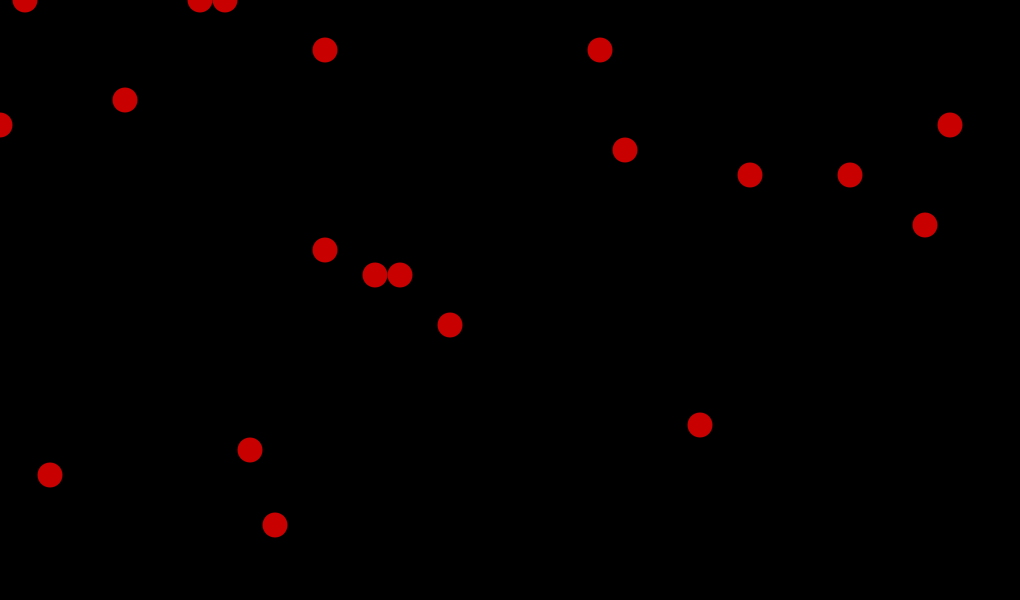
Frame 1 (no input)
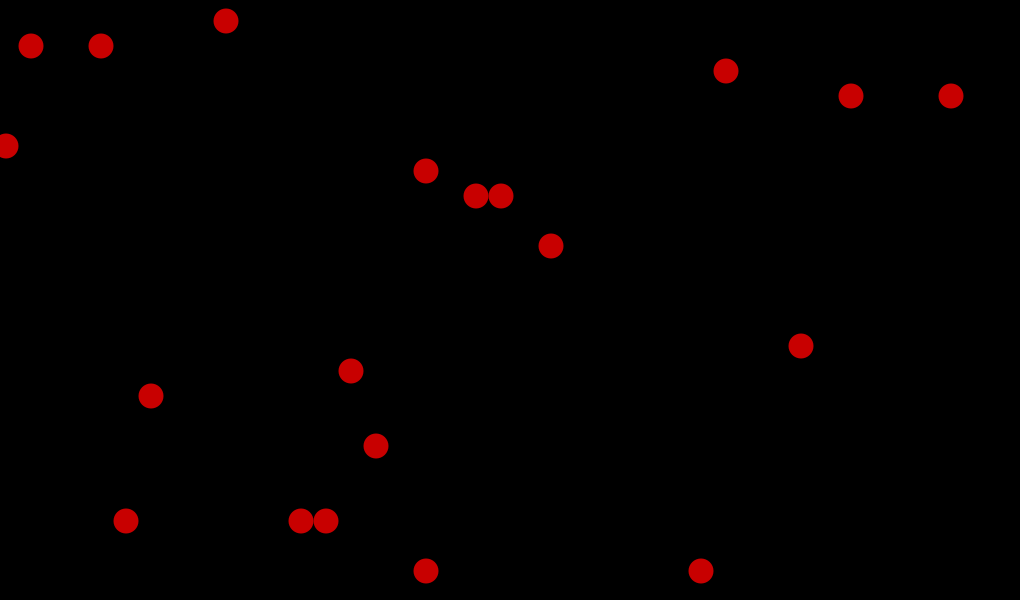
Frame 60 (the mouse pressed at the canvas centre just before this capture)
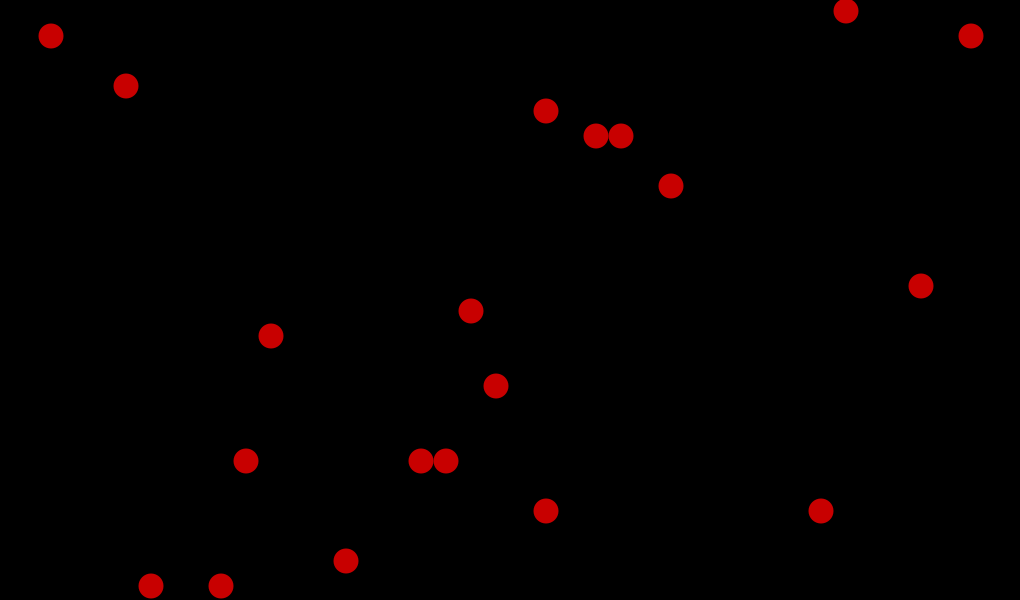
Frame 120 (the mouse held since frame 60 and released just before this capture)

The Processing sketch that drew these frames (run headless with seeded random() and noise(); from frame 60 on, the mouse is pressed at the canvas centre):

// Processing sketch: Exercise05
// ── Exercise05.pde
//Whack a mole

int moleSize = 25;

int x = 0;
int y = 0; 

Moles[] moles = new Moles[20];


void setup () {
  size(1020, 600); 

  for (int i = 0; i < moles.length; i++) {
    int x = floor(random(0, width/moleSize));
    int y = floor(random(0,height/moleSize));
    
    moles[i] = new Moles(x * moleSize, y * moleSize, moleSize);
  }
}

void draw() {
  background(0); 
  
  for (int i = 0; i < moles.length; i++) {
  
 moles[i].display();
 moles[i].update();
  }
}
// ── Hammer.pde


class Hammer {
  
  
  
}
// ── Moles.pde

class Moles {
  //Size of the moles
  int moleSize = 25;
  //Number of moles
  //int moles = n; 
  int x;
  int y;
  //Color of regular moles and "golden" moles, which are worth more points
  color moleColor = color(200, 0, 0);
  color  specialColor = color(252, 136, 12);

  Moles(int _x, int _y, int _moleSize) {
    x = _x;
    y = _y;
    moleSize = _moleSize;
  }

  void update() {

    
    float xMove = noise(-1, 2);
    float yMove = noise(-1, 2);
    x += moleSize * xMove;
    y += moleSize * yMove;


    if (x < 0) {
      x += width;
    } else if (x >= width) {
      x -= width;
    }
    if (y < 0) {
      y += height;
    } else if (y >= height) {
      y -= height;
    }
  }
  void display() {
    fill(moleColor);
    noStroke();
    ellipse(x, y, moleSize, moleSize);
  }
}
// ── Score.pde

class Score {
//Timer on the screen, 60 seconds
  String time = "30";
  int t;
  int interval = 30; 
  int x;
  int y;
  int point = 0;
  Score(int _x, int _y) {
    x = _x;
    y = _y;
  }    


  void display(Moles moles) {
    //Subtracts the time integer, which is 60, by milliseconds, which are 1000, 1000 milliseconds are 1 second.
    t = interval-int(millis()/1000);
    //Number of numbers displayed, just two.
    time = nf(t, 2);
    //If the timer gets to zero, the game ends, it prints in game over and all the moles "disappear"
    if (t == 0) {
      println("GAME OVER");
      moles.moleSize = 0;
      t = constrain(t, 0,0);
    }
    fill(0,0,255);
    text(time, width/2, 50);
  }
}
